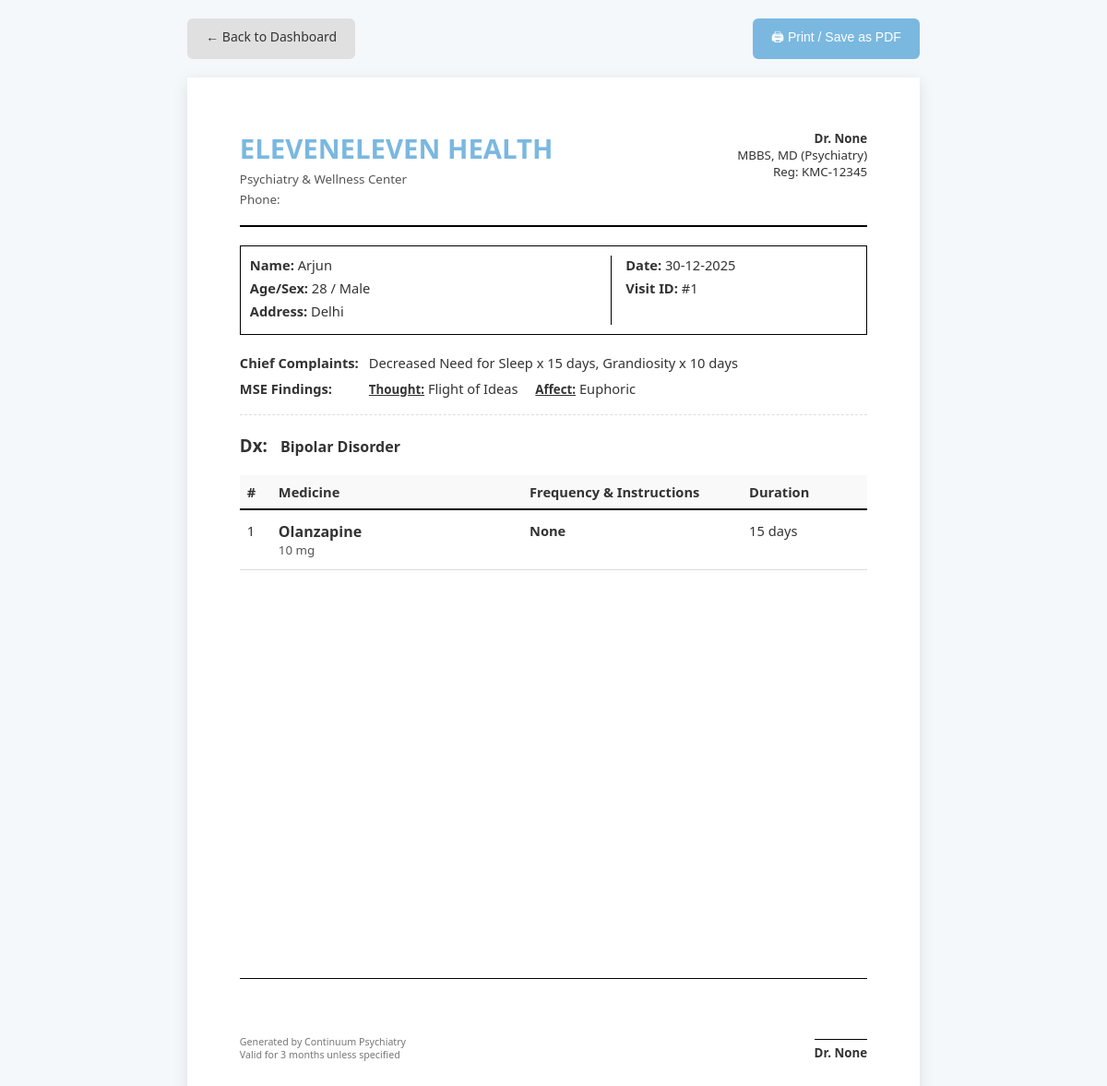
/preview_prescription/1 (signed in), run on the app's committed database.
### models.py (models this page shows, shortened)
class Doctor(db.Model):
    __tablename__ = 'doctors'
    id = db.Column(db.Integer, primary_key=True)
    username = db.Column(db.String(80), unique=True, nullable=False)
    password_hash = db.Column(db.String(120), nullable=False)
    full_name = db.Column(db.String(100)) # e.g. "Dr. John Doe"
    clinic_name = db.Column(db.String(200))
    kmc_code = db.Column(db.String(50))
    address_text = db.Column(db.Text)
    social_handle = db.Column(db.String(100)) # e.g. "@drjohnpsych"
    signature_filename = db.Column(db.String(200)) # Path to uploaded image
    phone = db.Column(db.String(20))
    email = db.Column(db.String(120))
    patients = db.relationship('Patient', backref='doctor', lazy=True)

class Patient(db.Model):
    __tablename__ = 'patients'
    id = db.Column(db.Integer, primary_key=True)
    name = db.Column(db.String(100), nullable=False)
    age = db.Column(db.Integer, nullable=False)
    sex = db.Column(db.String(10), nullable=False)
    address = db.Column(db.Text)
    doctor_id = db.Column(db.Integer, db.ForeignKey('doctors.id'), nullable=False)
    phone = db.Column(db.String(20))  # Optional Phone
    attender_name = db.Column(db.String(100))
    attender_relation = db.Column(db.String(50))
    attender_reliability = db.Column(db.String(10))  # 'Yes' or 'No'
    personal_notes = db.Column(db.Text)  # Doctor's personal ID notes
    visits = db.relationship('Visit', backref='patient', lazy=True, cascade='all, delete-orphan')

class Visit(db.Model):
    __tablename__ = 'visits'
    id = db.Column(db.Integer, primary_key=True)
    patient_id = db.Column(db.Integer, db.ForeignKey('patients.id'), nullable=False)
    date = db.Column(db.Date, nullable=False)
    visit_type = db.Column(db.String(20), nullable=False)  # 'First' or 'Follow-up'
    provisional_diagnosis = db.Column(db.Text)
    differential_diagnosis = db.Column(db.Text)
    next_visit_date = db.Column(db.Date)
    note = db.Column(db.Text)
    symptom_entries = db.relationship('SymptomEntry', backref='visit', lazy=True, cascade='all, delete-orphan')
    medication_entries = db.relationship('MedicationEntry', backref='visit', lazy=True, cascade='all, delete-orphan')
    side_effect_entries = db.relationship('SideEffectEntry', backref='visit', lazy=True, cascade='all, delete-orphan')
    mse_entries = db.relationship('MSEEntry', backref='visit', lazy=True, cascade='all, delete-orphan')
    stressor_entries = db.relationship('StressorEntry', backref='visit', lazy=True, cascade='all, delete-orphan')
    personality_entries = db.relationship('PersonalityEntry', backref='visit', lazy=True, cascade='all, delete-orphan')
    safety_profile = db.relationship('SafetyMedicalProfile', backref='visit', uselist=False, cascade='all, delete-orphan')

class SymptomEntry(db.Model):
    __tablename__ = 'symptom_entries'
    id = db.Column(db.Integer, primary_key=True)
    visit_id = db.Column(db.Integer, db.ForeignKey('visits.id'), nullable=False)
    symptom_name = db.Column(db.String(200), nullable=False)
    score_onset = db.Column(db.Float)
    score_progression = db.Column(db.Float)
    score_current = db.Column(db.Float, nullable=False)
    duration_text = db.Column(db.String(100))
    note = db.Column(db.Text)

class MSEEntry(db.Model):
    __tablename__ = 'mse_entries'
    id = db.Column(db.Integer, primary_key=True)
    visit_id = db.Column(db.Integer, db.ForeignKey('visits.id'), nullable=False)
    category = db.Column(db.String(50), nullable=False)  # 'Thought', 'Perception', 'Affect'
    finding_name = db.Column(db.String(200))
    score_onset = db.Column(db.Float)
    score_progression = db.Column(db.Float)
    score_current = db.Column(db.Float, nullable=False)  # Renamed from 'score'
    duration = db.Column(db.String(100))
    note = db.Column(db.Text)
    score = db.Column(db.Integer, default=0)

class MedicationEntry(db.Model):
    __tablename__ = 'medication_entries'
    id = db.Column(db.Integer, primary_key=True)
    visit_id = db.Column(db.Integer, db.ForeignKey('visits.id'), nullable=False)
    drug_name = db.Column(db.String(200), nullable=False)
    drug_type = db.Column(db.String(50))  # 'Brand' or 'Generic'
    dose_mg = db.Column(db.String(50))
    frequency = db.Column(db.String(20))
    duration_text = db.Column(db.String(100))
    note = db.Column(db.Text)  # Instructions (Before/After food)

### app.py (the view)
@app.route('/preview_prescription/<int:visit_id>')
@login_required
def preview_prescription(visit_id):
    visit = Visit.query.get_or_404(visit_id)
    patient = visit.patient
    include_qr = request.args.get('include_qr') == 'true'
    lifchart_url = None
    if include_qr:
        base_url = request.url_root.rstrip('/')
        lifchart_url = f"{base_url}/life_chart/{patient.id}"
    return render_template('preview_prescription.html',
                         patient=patient,
                         visit=visit,
                         lifchart_url=lifchart_url)

### app.py (called while the page is built)
@app.context_processor
def utility_processor():
    return dict(format_frequency=format_frequency)

def login_required(f):
    @wraps(f)
    def decorated_function(*args, **kwargs):
        if 'logged_in' not in session and 'guest' not in session:
            flash('Please log in to access this page.', 'error')
            return redirect(url_for('landing'))
        return f(*args, **kwargs)
    return decorated_function

### medical_utils.py (called while the page is built, shortened)
def format_frequency(code):
    if not code: return ""
    code = str(code).strip()
    if '-' not in code and not code.isdigit():
        return code

### templates/preview_prescription.html (shortened to what this page needs)
<!DOCTYPE html>
<html lang="en">
<head>
</head>
<body>
    <div class="action-bar">
        <a href="{{ url_for('dashboard') }}" class="btn btn-secondary">← Back to Dashboard</a>
        <button onclick="window.print()" class="btn btn-primary">🖨 Print / Save as PDF</button>
    </div>
    <div class="prescription-paper">
        <div class="rx-header">
            <div class="hospital-info">
                <h1>{{ guest_doctor.clinic if guest else (patient.doctor.clinic_name or "ElevenEleven Health") }}</h1>
                <p>{{ guest_doctor.address if guest else (patient.doctor.address_text or "Psychiatry & Wellness Center") }}</p>
                <p>Phone: {{ guest_doctor.phone if guest else (patient.doctor.phone or "") }}</p>
            </div>
            <div class="doctor-info">
                <p><strong>Dr. {{ guest_doctor.name if guest else (patient.doctor.full_name or session.get('username')|title) }}</strong></p>
                <p>{{ guest_doctor.qualification if guest else "MBBS, MD (Psychiatry)" }}</p>
                <p>Reg: {{ guest_doctor.registration if guest else (patient.doctor.kmc_code or "KMC-12345") }}</p>
            </div>
        </div>
        <div class="patient-info-box">
            <div class="info-left">
                <div class="info-row"><strong>Name:</strong> {{ guest_patient.name if guest else patient.name }}</div>
                <div class="info-row"><strong>Age/Sex:</strong> {{ guest_patient.age if guest else patient.age }} / {{ guest_patient.sex if guest else patient.sex }}</div>
                <div class="info-row"><strong>Address:</strong> {{ guest_patient.address if guest else patient.address }}</div>
            </div>
            <div class="info-right">
                <div class="info-row"><strong>Date:</strong> {{ visit.date.strftime('%d-%m-%Y') if visit.date else "Today" }}</div>
                <div class="info-row"><strong>Visit ID:</strong> #{{ visit.id if not guest else "Guest" }}</div>
            </div>
        </div>
        {% if visit.symptom_entries or visit.side_effect_entries or visit.mse_entries %}
        <div class="clinical-section">
            {% if visit.symptom_entries %}
            <div class="clinical-row">
                <div class="clinical-label">Chief Complaints:</div>
                <div class="clinical-data">
                    {% for s in visit.symptom_entries %}
                        {{ s.symptom_name }}{% if s.duration_text %} x {{ s.duration_text }}{% endif %}{% if not loop.last %}, {% endif %}
                    {% endfor %}
                </div>
            </div>
            {% endif %}
            {% if visit.mse_entries %}
                {% set thoughts = [] %}
                {% set perceptions = [] %}
                {% set affects = [] %}
                {% if thoughts or perceptions or affects %}
                <div class="clinical-row">
                    <div class="clinical-label">MSE Findings:</div>
                    <div class="clinical-data">
                        {% if thoughts %}
                            <div class="mse-group"><span>Thought:</span> {{ thoughts|join(', ') }}</div>
                        {% endif %}
                        {% if affects %}
                            <div class="mse-group"><span>Affect:</span> {{ affects|join(', ') }}</div>
                        {% endif %}
                    </div>
                </div>
                {% endif %}
            {% endif %}
        </div>
        {% endif %}
        {% if visit.provisional_diagnosis %}
        <div style="margin-bottom: 20px; font-weight: bold;">
            <span style="font-size: 14pt;">Dx:</span>
            <span style="font-size: 12pt; margin-left: 10px;">{{ visit.provisional_diagnosis }}</span>
        </div>
        {% endif %}
        <table class="rx-table">
            <thead>
                <tr>
                    <th style="width: 5%;">#</th>
                    <th style="width: 40%;">Medicine</th>
                    <th style="width: 35%;">Frequency & Instructions</th> <th style="width: 20%;">Duration</th>
                </tr>
            </thead>
            <tbody>
                {% for entry in visit.medication_entries %}
                <tr>
                    <td>{{ loop.index }}</td>
                    <td>
                        <div style="font-weight: bold; font-size: 12pt;">
                            {{ entry.drug_name }}
                        </div>
                        {% if entry.dose_mg %}
                        <div style="font-size: 10pt; color: #555;">{{ entry.dose_mg }}</div>
                        {% endif %}
                    </td>
                    <td>
                        <div style="font-weight: 600;">
                            {{ format_frequency(entry.frequency) }}
                        </div>
                    </td>
                    <td>{{ entry.duration_text }}</td>
                </tr>
                {% endfor %}
            </tbody>
        </table>
        <div class="rx-footer">
            <div style="font-size: 8pt; color: #777;">
                Generated by Continuum Psychiatry<br>
                Valid for 3 months unless specified
            </div>
            <div style="text-align: right;">
                {% if guest and guest_signature_b64 %}
                    <img style="max-height: 50px; display: block; margin-left: auto;">
                {% elif not guest and patient.doctor.signature_filename %}
                    <img src="{{ url_for('static', filename='signatures/' + patient.doctor.signature_filename) }}" style="max-height: 60px; display: block; margin-left: auto;">
                {% else %}
                    <div style="height: 50px;"></div>
                {% endif %}
                <div style="border-top: 1px solid #000; padding-top: 5px; margin-top: 5px; display: inline-block;">
                    <strong>Dr. {{ guest_doctor.name if guest else (patient.doctor.full_name or session.get('username')|title) }}</strong>
                </div>
            </div>
        </div>
    </div>
</body>
</html>

### templates/preview_prescription.html (style rules this page uses)
:root { --primary-blue: #A5DCFE; --primary-dark: #7ab8e0; --text-color: #333; --border-color: #e0e0e0; --bg-color: #f4f8fb; }
* { box-sizing: border-box; margin: 0; padding: 0; }
body { font-family: 'Segoe UI', Tahoma, Geneva, Verdana, sans-serif; background-color: var(--bg-color); color: var(--text-color); }
.action-bar { max-width: 210mm; margin: 20px auto; display: flex; justify-content: space-between; }
.btn { padding: 10px 20px; border: none; border-radius: 6px; cursor: pointer; text-decoration: none; display: inline-block; font-size: 14px; transition: 0.2s; }
.btn-primary { background: var(--primary-dark); color: white; }
.btn-secondary { background: #e0e0e0; color: #333; }
.prescription-paper { background: white; width: 210mm; min-height: 297mm; margin: 0 auto; padding: 15mm; box-shadow: 0 4px 15px rgba(0,0,0,0.1); position: relative; }
.rx-header { display: flex; justify-content: space-between; border-bottom: 2px solid #000; padding-bottom: 15px; margin-bottom: 20px; }
.hospital-info h1 { font-size: 22pt; margin: 0; color: var(--primary-dark); text-transform: uppercase; }
.hospital-info p { margin: 4px 0; font-size: 10pt; color: #555; }
.doctor-info { text-align: right; font-size: 10pt; }
.patient-info-box { display: flex; border: 1px solid #000; padding: 10px; margin-bottom: 20px; font-size: 11pt; }
.info-left { flex: 1.5; border-right: 1px solid #000; padding-right: 15px; }
.info-right { flex: 1; padding-left: 15px; }
.info-row { margin-bottom: 5px; }
.clinical-section { margin-bottom: 20px; font-size: 11pt; border-bottom: 1px dashed #ddd; padding-bottom: 10px; }
.clinical-row { display: flex; margin-bottom: 8px; }
.clinical-label { font-weight: bold; width: 140px; flex-shrink: 0; }
.clinical-data { flex: 1; }
.mse-group { display: inline-block; margin-right: 15px; }
.mse-group span { font-weight: 600; text-decoration: underline; font-size: 10pt; }
.rx-table { width: 100%; border-collapse: collapse; font-size: 11pt; margin-bottom: 20px; }
.rx-table th { border-bottom: 2px solid #000; padding: 8px; text-align: left; background: #f9f9f9; }
.rx-table td { border-bottom: 1px solid #ddd; padding: 12px 8px; vertical-align: top; }
.rx-footer { position: absolute; bottom: 15mm; left: 15mm; right: 15mm; display: flex; justify-content: space-between; align-items: flex-end; font-size: 10pt; border-top: 1px solid #000; padding-top: 10px; }

### data on the page
Doctor: clinic_name "ELEVENELEVEN HEALTH", address_text "Psychiatry & Wellness Center", full_name "None", kmc_code "KMC-12345"
Patient: name "Arjun", age "28", sex "Male", address "Delhi"
Visit: date "30-12-2025", id "1", provisional_diagnosis "Bipolar Disorder"
SymptomEntry: symptom_name "Decreased Need for Sleep", duration_text "15 days"
SymptomEntry: symptom_name "Grandiosity", duration_text "10 days"
MSEEntry: finding_name "Flight of Ideas"
MSEEntry: finding_name "Euphoric"
MedicationEntry: drug_name "Olanzapine", dose_mg "10 mg", frequency "None", duration_text "15 days"

### other printed values
{{ guest_doctor.qualification if guest else "MBBS, MD (Psychiatry)" }} "MBBS, MD (Psychiatry)"
